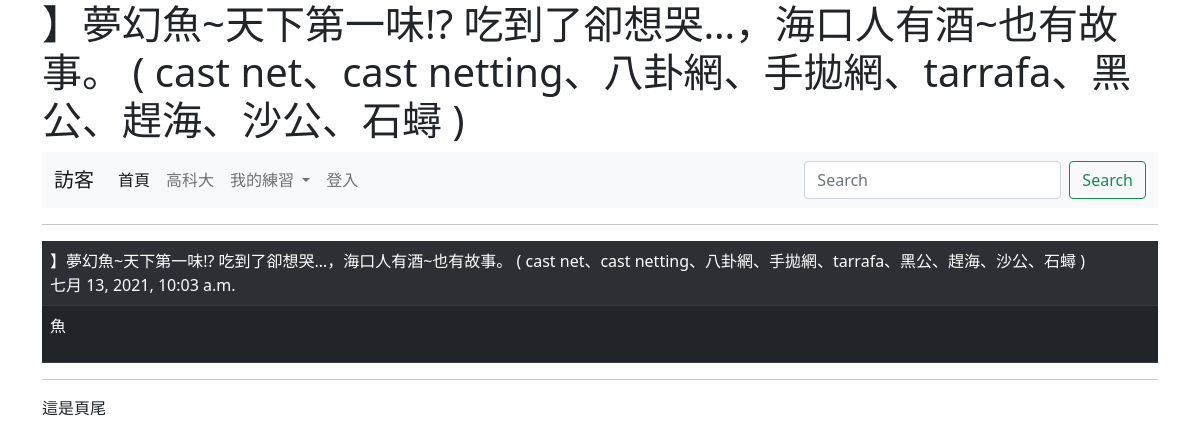
Screenshot of /show/4/ with the database file from the repository.
### mysite/models.py (models this page shows, shortened)
class Post(models.Model):
    title = models.CharField(max_length=200)
    body = models.TextField()
    pub_date = models.DateTimeField(default=timezone.now)
    class Meta:
        ordering = ('-pub_date',)

### mysite/views.py (the view)
# urls.py: path('show/<int:id>/', views.show),
def show(request,id):
    try:
        post= Post.objects.get(id=id)
    except:
        return redirect("/news/")
    return render(request,"show.html",locals())

### templates/show.html (shortened to what this page needs)
{% extends "base.html" %}
{% block main %}
	<hr>
    <table class="table table-dark table-striped">
        <tr>
            <td>
                {{post.title}}<br>
                {{post.pub_date}}
            </td>
        </tr>
        <tr>
            <td>
                {{post.body | linebreaks }}
            </td>
        </tr>
    </table>
{% endblock %}

### rows the page displays
Post: title "】夢幻魚~天下第一味!? 吃到了卻想哭…，海口人有酒~也有故事。 ( cast net、cast netting、八卦網、手拋網、tarrafa、黑公、趕海、沙公、石蟳 )", pub_date "七月 13, 2021, 10:03 a.m.", body "魚"
